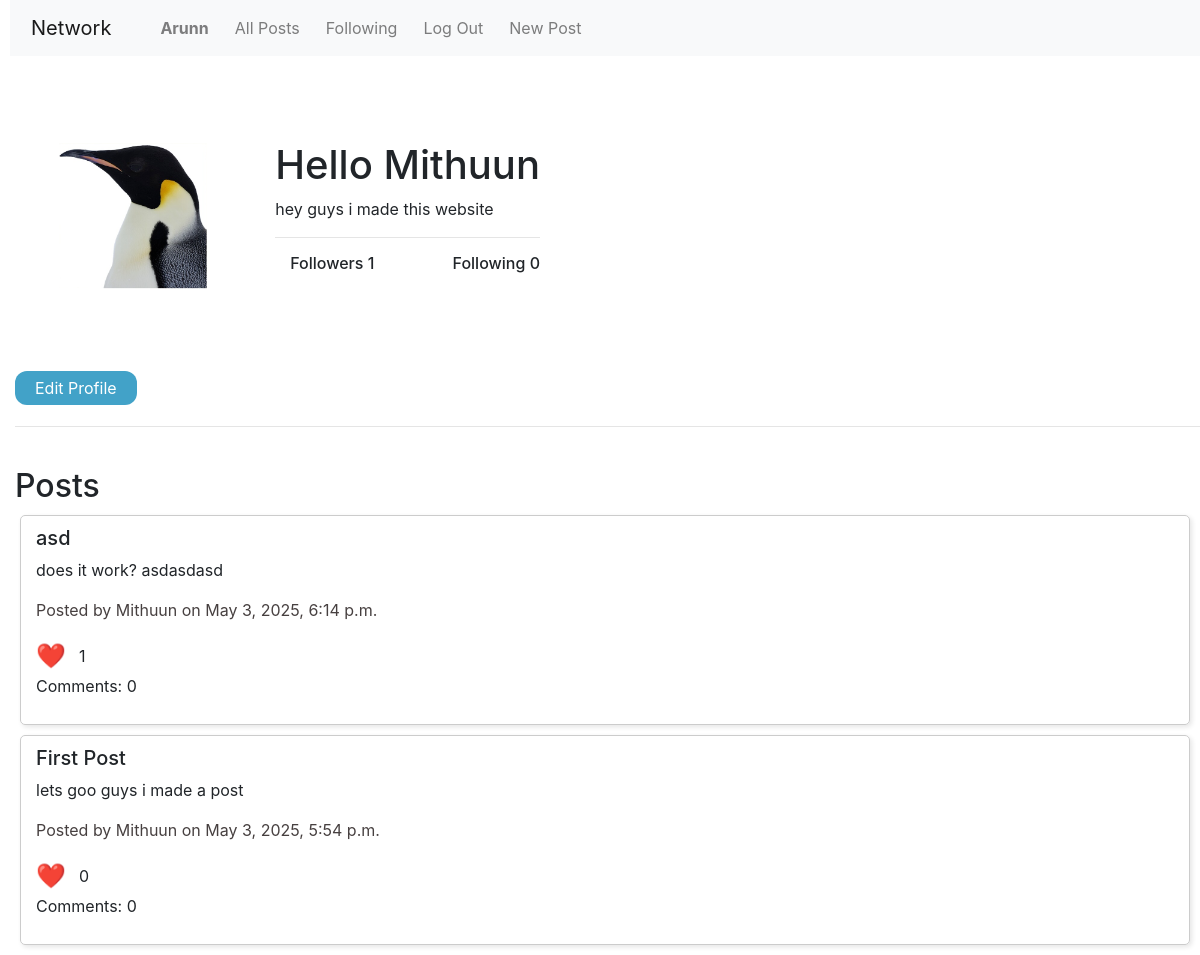
Page /profile/Mithuun (signed in) on the committed database.
### network/models.py (models this page shows, shortened)
class User(AbstractUser):
    bio = models.TextField(max_length=30, blank=True, null=True)
    profile_picture = models.ImageField(upload_to='profile_pictures/', default='profile_pictures/penguin.png', blank=True)

class Post(models.Model):
    user = models.ForeignKey(User, on_delete=models.CASCADE, related_name="posts")
    title = models.CharField(max_length=30, default="Untitled")
    content = models.TextField(max_length=280)
    timestamp = models.DateTimeField(auto_now_add=True)
    likes = models.ManyToManyField(User, related_name="liked_posts", blank=True)

### network/views.py (the view)
# urls.py: path("profile/<str:username>", views.profile, name="profile"),
def profile(request, username):
    try:
        profile_user = User.objects.get(username=username)
    except User.DoesNotExist:
        return HttpResponse("User not found", status=404)
    followerCount = Follow.objects.filter(following=profile_user).count()
    followingCount = Follow.objects.filter(follower=profile_user).count()
    return render(request, "network/profile.html", {
        "userName": profile_user.username,
        "bio": profile_user.bio,
        "posts": Post.objects.filter(user=profile_user).order_by("-timestamp"),
        "pfp": profile_user.profile_picture,
        "followerCount": followerCount,
        "followingCount": followingCount
    })

### network/templates/network/profile.html (shortened to what this page needs)
{% extends "network/layout.html" %}
{% load static %}
{% block body %}
    <div style="display: flex; align-items: center; gap: 20px;">
        <div>
            {% if pfp %}
                <img src="{{ pfp.url }}" alt="Profile Picture" style="width: 300; height: 300px;">
            {% else %}
                <p>No profile picture available.</p>
            {% endif %}
        </div>
        <div>
            <h1>Hello {{ userName|capfirst }}</h1>
            <p>{{bio}}</p>
            <hr>
            <div style="display: flex; justify-content: space-between; gap: 20px;">
                <div>
                    <h6><a>Followers {{ followerCount }}</a></h6>
                </div>
                <div>
                    <h6><a>Following {{ followingCount }}</a></h6>
                </div>
            </div>
        </div>
    </div>
    {% if user.is_authenticated %}
        <a href="{% url 'editProfile' userName %}">
            <button>Edit Profile</button>
        </a>
    {% endif %}
    <hr>
    <br>
    <h2>Posts</h2>
    {% for post in posts %}
        <div class="post">
            <h5 id="postTitle-{{ post.id }}">{{ post.title }}</h5>
            <p id="postContent-{{ post.id }}">{{ post.content }}</p>
            <p id="postInfo-{{ post.id }}" style="color: rgb(71, 64, 64);">Posted by {{ post.user.username }} on {{ post.timestamp }}</p>
            <p style="display: flex; align-items: center; margin: 0;">
                <button class="likeButton" data-id="{{ post.id }}" id="likeButton-{{ post.id }}">
                    <span style="font-size: 24px; margin-right: 8px; vertical-align: middle;">❤️</span>
                </button>
                <span style="line-height: 30px;" id="likeCount-{{ post.id }}">{{ post.likes.count }}</span>
            </p>
            <p id="comments-{{ post.id }}">Comments: {{ post.comments.count }}</p>
        </div>
    {% endfor %}
{% endblock %}

### network/templates/network/layout.html (shortened to what this page needs)
{% load static %}
<!DOCTYPE html>
<html lang="en">
    <head>
        <link rel="stylesheet" href="https://stackpath.bootstrapcdn.com/bootstrap/4.4.1/css/bootstrap.min.css">
        <link href="{% static 'network/styles.css' %}" rel="stylesheet">
    </head>
    <body>
        <nav class="navbar navbar-expand-lg navbar-light bg-light">
            <a class="navbar-brand" href="#">Network</a>
            <div>
              <ul class="navbar-nav mr-auto">
                {% if user.is_authenticated %}
                    <li class="nav-item">
                        <a class="nav-link" href="{% url 'profile' user.username %}"><strong>{{ user.username }}</strong></a>
                    </li>
                {% endif %}
                <li class="nav-item">
                  <a class="nav-link" href="{% url 'index' %}">All Posts</a>
                </li>
                {% if user.is_authenticated %}
                    <li class="nav-item">
                        <a class="nav-link" href="#">Following</a>
                    </li>
                    <li class="nav-item">
                        <a class="nav-link" href="{% url 'logout' %}">Log Out</a>
                    </li>
                    <li class="nav-item">
                        <a class="nav-link" href="{% url 'newPost' %}">New Post</a>
                    </li>
                {% endif %}
              </ul>
            </div>
          </nav>
        <div class="body">
            {% block body %}
            {% endblock %}
        </div>
    </body>
</html>

### network/static/network/styles.css (style rules this page uses)
* { margin-left: 5px; }
button { margin: 5px 0; }
img { margin: 10px 0 0 0; }
.post { border: 1px solid #ccc; padding: 10px; margin: 10px; border-radius: 5px; box-shadow: 2px 2px 5px rgba(0, 0, 0, 0.1); }
button { background-color: #42a2c8; color: white; border: none; border-radius: 12px; padding: 5px 20px; font-size: 16px; cursor: pointer; transition: background-color 0.3s ease; }
.likeButton, .editButton, saveButton { all: unset; outline: none; }

### rows in the picture
User: username "Arunn"
User: username "Mithuun", bio "hey guys i made this website"
Post: title "asd", content "does it work? asdasdasd", user.username "Mithuun", timestamp "May 3, 2025, 6:14 p.m.", likes.count "1", comments.count "0"
Post: title "First Post", content "lets goo guys i made a post", user.username "Mithuun", timestamp "May 3, 2025, 5:54 p.m.", likes.count "0", comments.count "0"

### other values in the picture
{{ followerCount }} "1"
{{ followingCount }} "0"
